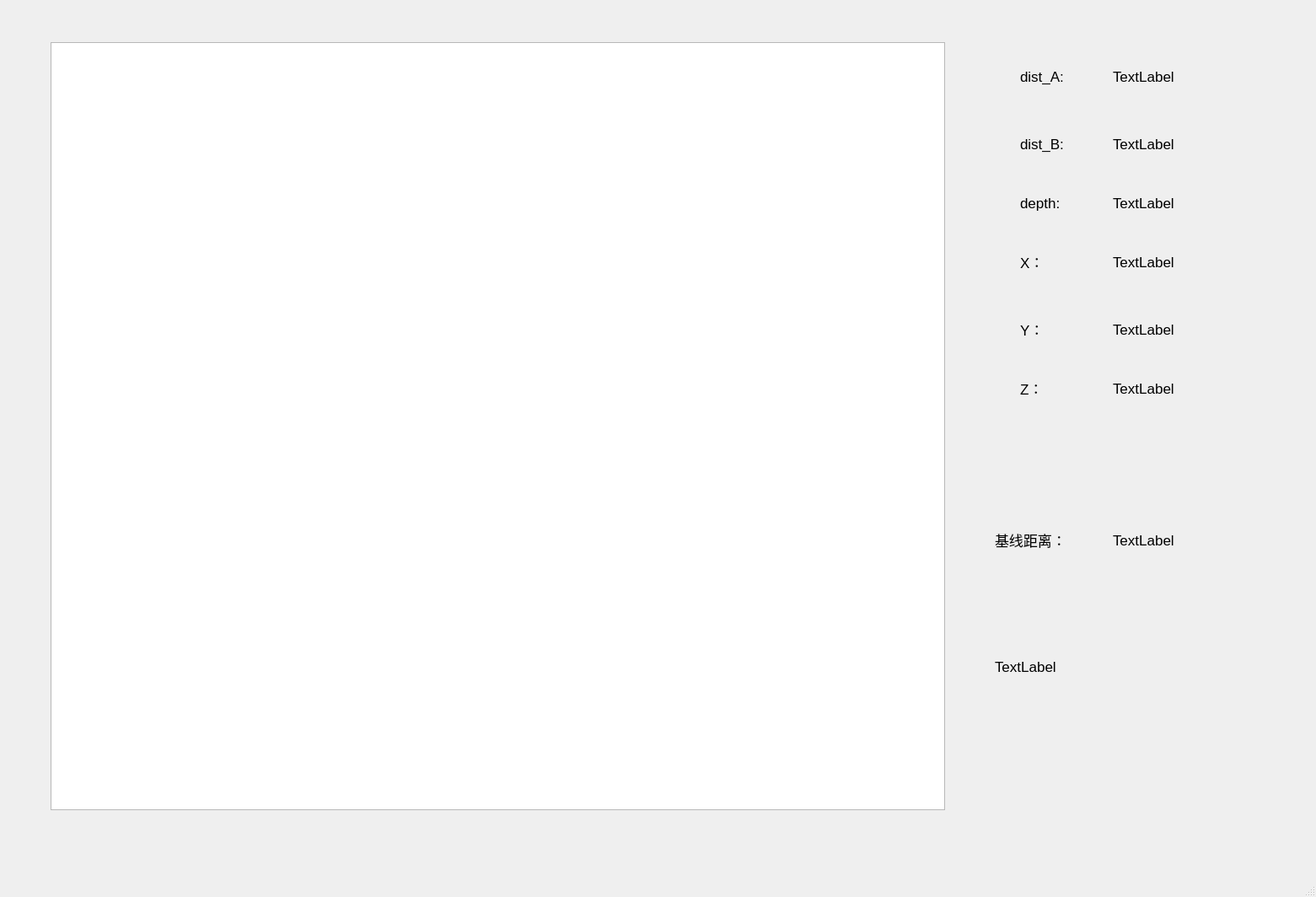
<?xml version="1.0" encoding="UTF-8"?>
<ui version="4.0">
 <class>MainWindow</class>
 <widget class="QMainWindow" name="MainWindow">
  <property name="geometry">
   <rect>
    <x>0</x>
    <y>0</y>
    <width>1561</width>
    <height>1064</height>
   </rect>
  </property>
  <property name="windowTitle">
   <string>MainWindow</string>
  </property>
  <widget class="QWidget" name="centralwidget">
   <widget class="QLabel" name="label_2">
    <property name="geometry">
     <rect>
      <x>1210</x>
      <y>80</y>
      <width>80</width>
      <height>21</height>
     </rect>
    </property>
    <property name="font">
     <font>
      <pointsize>13</pointsize>
     </font>
    </property>
    <property name="text">
     <string>dist_A:</string>
    </property>
   </widget>
   <widget class="QLabel" name="label_heading">
    <property name="geometry">
     <rect>
      <x>1180</x>
      <y>780</y>
      <width>131</width>
      <height>21</height>
     </rect>
    </property>
    <property name="font">
     <font>
      <pointsize>13</pointsize>
     </font>
    </property>
    <property name="text">
     <string>TextLabel</string>
    </property>
   </widget>
   <widget class="QLabel" name="label_pos_z">
    <property name="geometry">
     <rect>
      <x>1320</x>
      <y>450</y>
      <width>141</width>
      <height>21</height>
     </rect>
    </property>
    <property name="font">
     <font>
      <pointsize>13</pointsize>
     </font>
    </property>
    <property name="text">
     <string>TextLabel</string>
    </property>
   </widget>
   <widget class="QLabel" name="label_4">
    <property name="geometry">
     <rect>
      <x>1210</x>
      <y>230</y>
      <width>80</width>
      <height>21</height>
     </rect>
    </property>
    <property name="font">
     <font>
      <pointsize>13</pointsize>
     </font>
    </property>
    <property name="text">
     <string>depth:</string>
    </property>
   </widget>
   <widget class="QLabel" name="label_6">
    <property name="geometry">
     <rect>
      <x>1210</x>
      <y>380</y>
      <width>80</width>
      <height>21</height>
     </rect>
    </property>
    <property name="font">
     <font>
      <pointsize>13</pointsize>
     </font>
    </property>
    <property name="text">
     <string>Y：</string>
    </property>
   </widget>
   <widget class="MapView" name="mapView">
    <property name="geometry">
     <rect>
      <x>60</x>
      <y>50</y>
      <width>1061</width>
      <height>911</height>
     </rect>
    </property>
   </widget>
   <widget class="QLabel" name="label_depth">
    <property name="geometry">
     <rect>
      <x>1320</x>
      <y>230</y>
      <width>131</width>
      <height>21</height>
     </rect>
    </property>
    <property name="font">
     <font>
      <pointsize>13</pointsize>
     </font>
    </property>
    <property name="text">
     <string>TextLabel</string>
    </property>
   </widget>
   <widget class="QLabel" name="label_pos_x">
    <property name="geometry">
     <rect>
      <x>1320</x>
      <y>300</y>
      <width>131</width>
      <height>21</height>
     </rect>
    </property>
    <property name="font">
     <font>
      <pointsize>13</pointsize>
     </font>
    </property>
    <property name="text">
     <string>TextLabel</string>
    </property>
   </widget>
   <widget class="QLabel" name="label_dist_b">
    <property name="geometry">
     <rect>
      <x>1320</x>
      <y>160</y>
      <width>121</width>
      <height>21</height>
     </rect>
    </property>
    <property name="font">
     <font>
      <pointsize>13</pointsize>
     </font>
    </property>
    <property name="text">
     <string>TextLabel</string>
    </property>
   </widget>
   <widget class="QLabel" name="label_3">
    <property name="geometry">
     <rect>
      <x>1210</x>
      <y>160</y>
      <width>80</width>
      <height>21</height>
     </rect>
    </property>
    <property name="font">
     <font>
      <pointsize>13</pointsize>
     </font>
    </property>
    <property name="text">
     <string>dist_B:</string>
    </property>
   </widget>
   <widget class="QLabel" name="label">
    <property name="geometry">
     <rect>
      <x>1180</x>
      <y>630</y>
      <width>80</width>
      <height>21</height>
     </rect>
    </property>
    <property name="font">
     <font>
      <pointsize>13</pointsize>
     </font>
    </property>
    <property name="text">
     <string>基线距离：</string>
    </property>
   </widget>
   <widget class="QLabel" name="label_dist_a">
    <property name="geometry">
     <rect>
      <x>1320</x>
      <y>80</y>
      <width>141</width>
      <height>21</height>
     </rect>
    </property>
    <property name="font">
     <font>
      <pointsize>13</pointsize>
     </font>
    </property>
    <property name="text">
     <string>TextLabel</string>
    </property>
   </widget>
   <widget class="QLabel" name="label_7">
    <property name="geometry">
     <rect>
      <x>1210</x>
      <y>450</y>
      <width>80</width>
      <height>21</height>
     </rect>
    </property>
    <property name="font">
     <font>
      <pointsize>13</pointsize>
     </font>
    </property>
    <property name="text">
     <string>Z：</string>
    </property>
   </widget>
   <widget class="QLabel" name="label_base_dist">
    <property name="geometry">
     <rect>
      <x>1320</x>
      <y>630</y>
      <width>141</width>
      <height>21</height>
     </rect>
    </property>
    <property name="font">
     <font>
      <pointsize>13</pointsize>
     </font>
    </property>
    <property name="text">
     <string>TextLabel</string>
    </property>
   </widget>
   <widget class="QLabel" name="label_5">
    <property name="geometry">
     <rect>
      <x>1210</x>
      <y>300</y>
      <width>80</width>
      <height>21</height>
     </rect>
    </property>
    <property name="font">
     <font>
      <pointsize>13</pointsize>
     </font>
    </property>
    <property name="text">
     <string>X：</string>
    </property>
   </widget>
   <widget class="QLabel" name="label_pos_y">
    <property name="geometry">
     <rect>
      <x>1320</x>
      <y>380</y>
      <width>141</width>
      <height>21</height>
     </rect>
    </property>
    <property name="font">
     <font>
      <pointsize>13</pointsize>
     </font>
    </property>
    <property name="text">
     <string>TextLabel</string>
    </property>
   </widget>
  </widget>
  <widget class="QMenuBar" name="menubar">
   <property name="geometry">
    <rect>
     <x>0</x>
     <y>0</y>
     <width>1561</width>
     <height>32</height>
    </rect>
   </property>
  </widget>
  <widget class="QStatusBar" name="statusbar"/>
 </widget>
 <customwidgets>
  <customwidget>
   <class>MapView</class>
   <extends>QGraphicsView</extends>
   <header>mapview.h</header>
  </customwidget>
 </customwidgets>
 <resources/>
 <connections/>
</ui>
